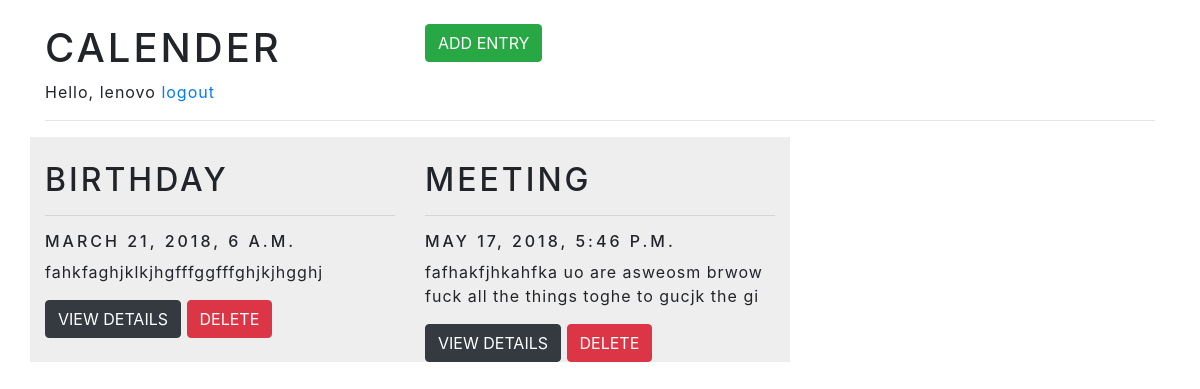
/calender (signed in), run on an earlier commit of the app's database.
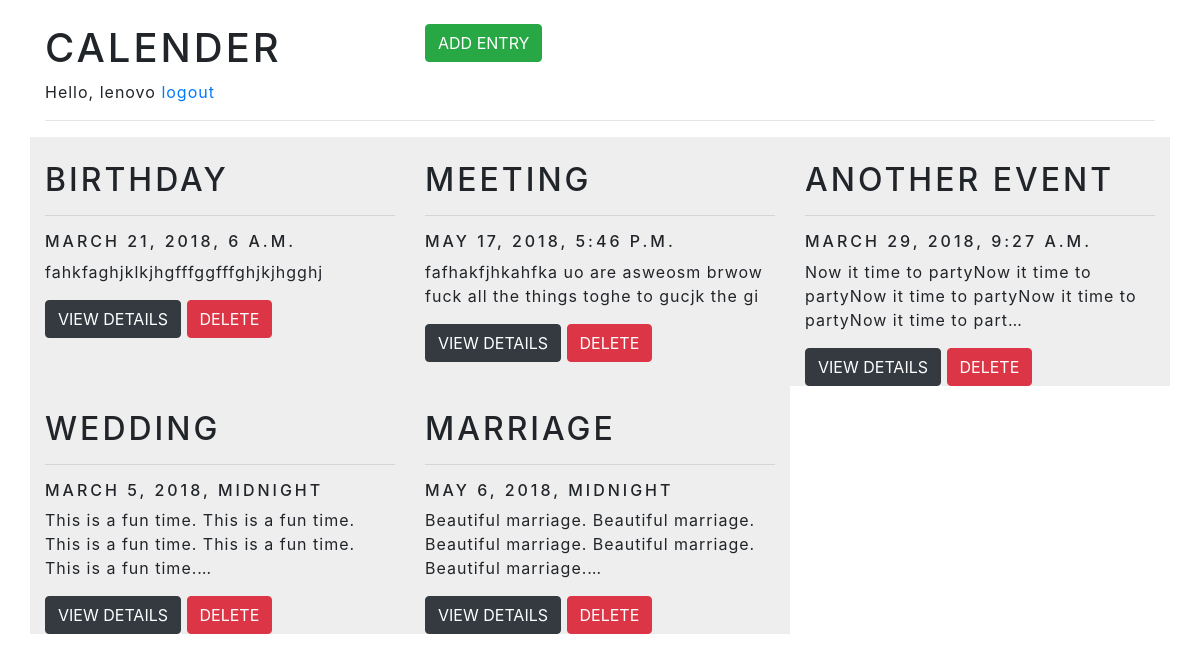
And on a later commit of the database.
### myapp/models.py (models this page shows, shortened)
class Entry(models.Model):
    name = models.CharField(max_length=100)
    author = models.ForeignKey(User,on_delete=models.CASCADE)
    date = models.DateTimeField()
    description = models.TextField()
    created = models.DateTimeField(auto_now_add=True)

### myapp/views.py (the view)
# urls.py: path('calender',views.calender,name='calender'),
@login_required
def calender(request):
    entries = Entry.objects.filter(author=request.user)
    return render(request,'myapp/calender.html',{"entries":entries})

### myapp/templates/myapp/calender.html
{% extends "myapp/base.html" %}
{% block content %}
<div class="container">
    <br>
    <div class="row">
   <div class="col-lg-4">
        <h1>Calender</h1>
        {% if request.user.is_authenticated %}
        <span>Hello, {{request.user.username}}</span>
        <a href="/logout">logout</a>
        {% endif %}
   </div>
   <div class="col-lg-4">
        <button onclick="window.location='{% url 'add' %}'" class="btn btn-success">Add Entry</button>
   </div>
    </div>
    <hr>
<div class="row">
    {% for entry in entries %}
   {% include 'myapp/_calender_entry.html' %}
   {% endfor %}
</div>
</div>
{% endblock %}

### myapp/templates/myapp/_calender_entry.html
<div class="calender_entry col-lg-4">
        <br>
   <h2>{{entry.name}}</h2>
   <hr>
   <h6>{{entry.date}}</h6>
   <p>{{entry.description|truncatechars:100}}</p>
   <button onclick="window.location='{% url 'details' pk=entry.id %}'" class="btn btn-dark">View Details</button>
   <button data-id="{{entry.id}}" onclick="deleteCalenderEntry(this)" class="btn btn-danger">Delete</button>
    </div>

What changed in the data, as far as the page shows it:
added Entry: name "ANOTHER EVENT", date "MARCH 29, 2018, 9:27 A.M.", description "Now it time to partyNow it time to partyNow it time to partyNow it time to partyNow it time to part…"
added Entry: name "WEDDING", date "MARCH 5, 2018, MIDNIGHT", description "This is a fun time. This is a fun time. This is a fun time. This is a fun time. This is a fun time.…"
added Entry: name "MARRIAGE", date "MAY 6, 2018, MIDNIGHT", description "Beautiful marriage. Beautiful marriage. Beautiful marriage. Beautiful marriage. Beautiful marriage.…"
